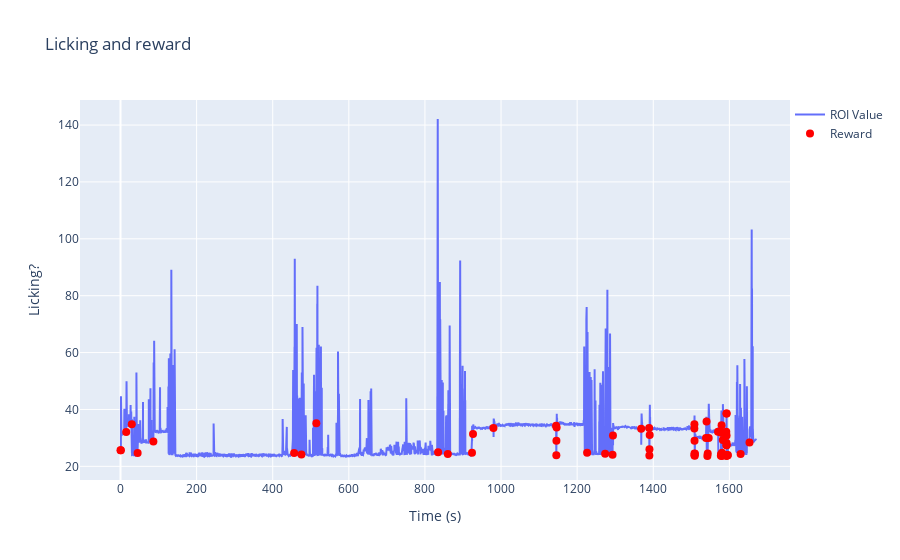

This figure's notebook cell:
### Code cell
# plot licking behavior
merged = pd.merge_asof(
    RewardData[['Timestamp']],
    CameraData[['Timestamp', 'ROIValue']],
    on='Timestamp',
    direction='nearest'
)


fig = go.Figure()

# ROI trace
fig.add_trace(go.Scatter( x=CameraData['Timestamp'], y=CameraData['ROIValue'],
                         mode='lines', name='ROI Value'))

# Reward points
fig.add_trace(go.Scatter(x=merged['Timestamp'], y=merged['ROIValue'],
                         mode='markers', name='Reward', marker=dict(size=8, color='red')))

fig.update_layout(title="Licking and reward", xaxis_title="Time (s)", 
                  yaxis_title="Licking?", legend=dict(x=1, y=1))

fig.show()

### Figure 1 — Plotly figure (JSON) as saved in the notebook; plotly's stock layout.template omitted (floating-point values rounded to 4 significant figures; data arrays with more than 128 entries replaced by an {"elided": "..."} marker saying what was removed)
{"data": [{"mode": "lines", "name": "ROI Value", "type": "scatter", "x": {"elided": "25042 float values"}, "y": {"elided": "25042 float values"}}, {"marker": {"color": "red", "size": 8}, "mode": "markers", "name": "Reward", "type": "scatter", "x": [0.000992, 1.037, 15.04, 29.64, 45.04, 86.43, 456.3, 475.5, 514.6, 834.6, 860.1, 923.7, 926.4, 980.0, 1145.0, 1145.0, 1146.0, 1146.0, 1226.0, 1274.0, 1293.0, 1294.0, 1368.0, 1389.0, 1390.0, 1390.0, 1391.0, 1508.0, 1508.0, 1508.0, 1508.0, 1508.0, 1509.0, 1509.0, 1539.0, 1540.0, 1542.0, 1543.0, 1546.0, 1570.0, 1578.0, 1578.0, 1578.0, 1580.0, 1580.0, 1581.0, 1583.0, 1592.0, 1592.0, 1592.0, 1592.0, 1593.0, 1593.0, 1593.0, 1593.0, 1593.0, 1593.0, 1593.0, 1593.0, 1595.0, 1596.0, 1630.0, 1653.0], "y": [25.63, 25.63, 32.08, 34.8, 24.68, 28.74, 24.69, 24.18, 35.16, 24.91, 24.38, 24.79, 31.41, 33.5, 34.24, 23.88, 29.03, 33.63, 24.8, 24.4, 24.05, 30.86, 33.23, 33.52, 23.79, 26.03, 31.02, 33.33, 34.82, 23.93, 24.47, 29.03, 23.74, 24.43, 29.94, 35.81, 23.64, 24.53, 29.99, 32.14, 23.73, 24.27, 31.84, 34.4, 23.64, 24.81, 29.3, 32.2, 23.85, 23.85, 23.85, 23.85, 23.85, 27.45, 27.45, 38.61, 38.61, 28.17, 30.86, 23.77, 23.96, 24.32, 28.37]}], "layout": {"legend": {"x": 1, "y": 1}, "title": {"text": "Licking and reward"}, "xaxis": {"title": {"text": "Time (s)"}}, "yaxis": {"title": {"text": "Licking?"}}}}
